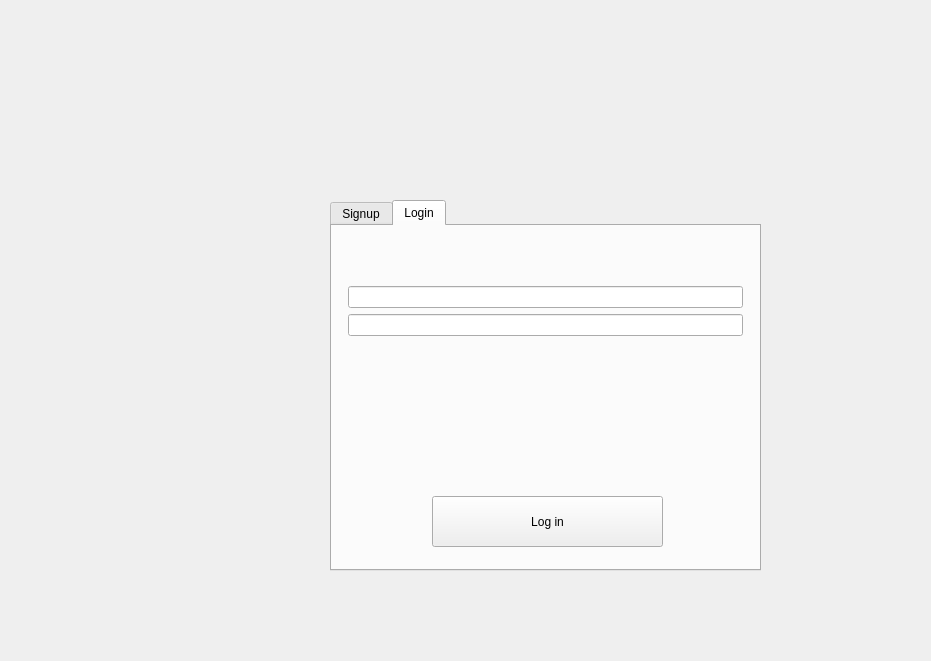
<?xml version="1.0" encoding="UTF-8"?>
<ui version="4.0">
 <class>RegistrationPage</class>
 <widget class="QWidget" name="RegistrationPage">
  <property name="geometry">
   <rect>
    <x>0</x>
    <y>0</y>
    <width>931</width>
    <height>661</height>
   </rect>
  </property>
  <property name="windowTitle">
   <string>Form</string>
  </property>
  <widget class="QTabWidget" name="tabWidget">
   <property name="geometry">
    <rect>
     <x>330</x>
     <y>200</y>
     <width>431</width>
     <height>371</height>
    </rect>
   </property>
   <property name="currentIndex">
    <number>1</number>
   </property>
   <widget class="QWidget" name="tab_2">
    <attribute name="title">
     <string>Signup</string>
    </attribute>
    <widget class="QPushButton" name="pushButton_signup">
     <property name="geometry">
      <rect>
       <x>100</x>
       <y>270</y>
       <width>231</width>
       <height>51</height>
      </rect>
     </property>
     <property name="text">
      <string>Sign up</string>
     </property>
    </widget>
    <widget class="QWidget" name="layoutWidget">
     <property name="geometry">
      <rect>
       <x>20</x>
       <y>40</y>
       <width>381</width>
       <height>211</height>
      </rect>
     </property>
     <layout class="QFormLayout" name="formLayout_2">
      <item row="0" column="1">
       <widget class="QLineEdit" name="lineEdit_signup_username"/>
      </item>
      <item row="1" column="1">
       <widget class="QLineEdit" name="lineEdit_signup_email"/>
      </item>
      <item row="2" column="1">
       <widget class="QLineEdit" name="lineEdit_signup_password"/>
      </item>
      <item row="3" column="1">
       <widget class="QLineEdit" name="lineEdit_signup_confirm"/>
      </item>
     </layout>
    </widget>
   </widget>
   <widget class="QWidget" name="tab">
    <attribute name="title">
     <string>Login</string>
    </attribute>
    <widget class="QPushButton" name="pushButton_login">
     <property name="geometry">
      <rect>
       <x>100</x>
       <y>270</y>
       <width>231</width>
       <height>51</height>
      </rect>
     </property>
     <property name="text">
      <string>Log in</string>
     </property>
    </widget>
    <widget class="QWidget" name="layoutWidget">
     <property name="geometry">
      <rect>
       <x>10</x>
       <y>60</y>
       <width>401</width>
       <height>101</height>
      </rect>
     </property>
     <layout class="QFormLayout" name="formLayout">
      <item row="0" column="1">
       <widget class="QLineEdit" name="lineEdit_login_username"/>
      </item>
      <item row="1" column="1">
       <widget class="QLineEdit" name="lineEdit_login_password"/>
      </item>
     </layout>
    </widget>
   </widget>
  </widget>
 </widget>
 <resources/>
 <connections/>
</ui>
